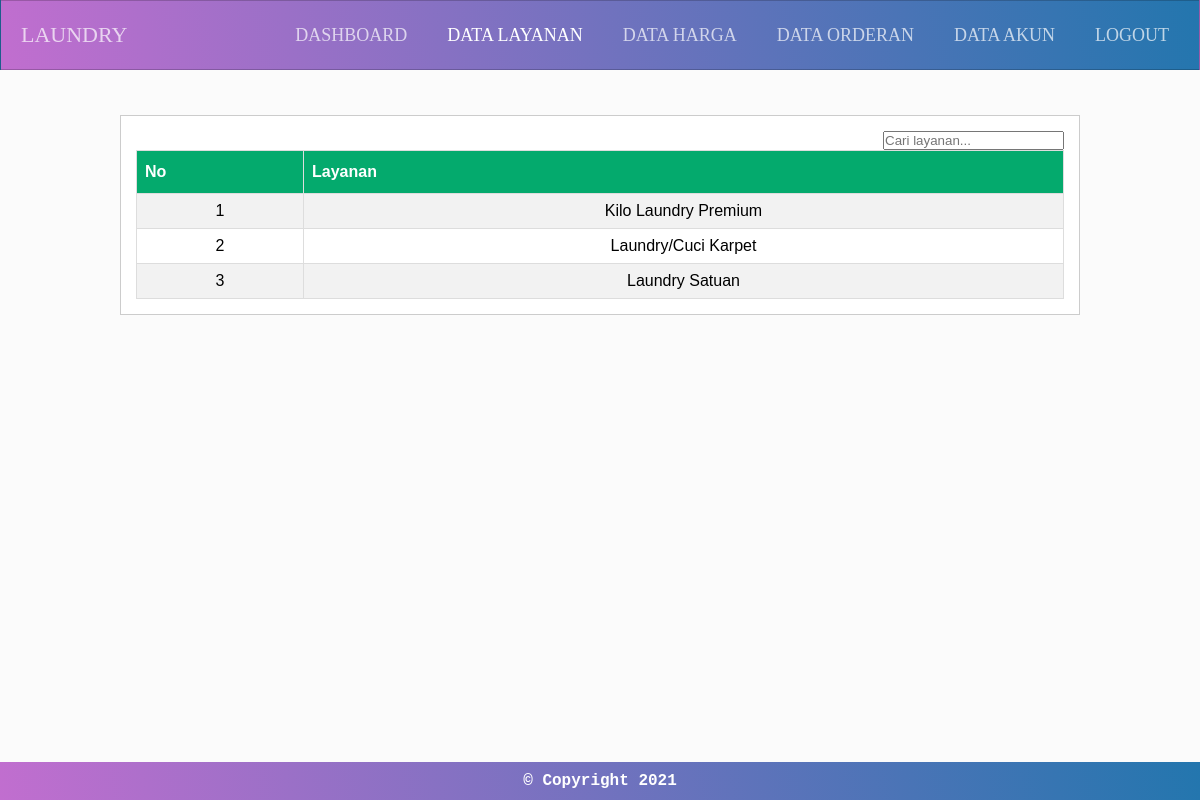
The app's page /admin/layanan/index.php with its own data.
### tables this page shows
CREATE TABLE `layanan` (
  `layanan_id` int(11) NOT NULL,
  `nama_layanan` varchar(255) DEFAULT NULL
);

### admin/layanan/crudlayanan.php (called while the page is built, shortened)
<?php
$koneksi = mysqli_connect("localhost", "root", "", "db_laundry");
function query($query)
{
    global $koneksi;
    $result = mysqli_query($koneksi, $query);
    $rows = [];
    while ($row = mysqli_fetch_assoc($result)) {
        $rows[] = $row;
    }
    return $rows;
}

### admin/layanan/index.php (the view, shortened to what this page needs)
<?php
require 'crudlayanan.php';
$layanan = query("SELECT * FROM layanan");
?>
<!DOCTYPE html>
<html lang="en">
<head>
    <link rel="stylesheet" href="../../styles/main.css">
    <link rel="stylesheet" href="../../styles/utils.css">
</head>
<body>
    <nav class="navbar">
        <a href="../" class="logo">Laundry</a>
        <ul class="main-nav" id="js-menu">
            <li>
                <a href="../" class="nav-links">Dashboard</a>
            </li>
            <li>
                <a href="" class="nav-links active">Data Layanan</a>
            </li>
            <li>
                <a href="../harga" class="nav-links">Data Harga</a>
            </li>
            <li>
                <a href="../order" class="nav-links">Data Orderan</a>
            </li>
            <li>
                <a href="../akun" class="nav-links">Data Akun</a>
            </li>
            <li>
                <a href="../../auth/logout" class="nav-links">Logout</a>
            </li>
        </ul>
    </nav>
    <div class="section">
        <div class="container">
            <div class="card">
                <form action="" method="post" class="float-right">
                    <input type="text" name="keyword" size="20" autofocus placeholder="Cari layanan..." autocomplete="off" id="keyword">
                </form>
                <div id="container">
                    <table class="table text-center mt-1">
                        <tr>
                            <th>No</th>
                            <th>Layanan</th>
                        </tr>
                        <?php $i = 1; ?>
                        <?php foreach ($layanan as $layanan) : ?>
                            <tr>
                                <td><?= $i ?></td>
                                <td><?= $layanan['nama_layanan'] ?></td>
                            </tr>
                            <?php $i++ ?>
                        <?php endforeach; ?>
                    </table>
                </div>
            </div>
        </div>
    </div>
    <footer>
        <div class="container">
            <p> &copy; Copyright 2021</p>
        </div>
    </footer>
</body>
</html>

### styles/main.css (style rules this page uses)
* { box-sizing: border-box; padding: 0; margin: 0; }
body { background-color: #fafafac5; }
.navbar { font-size: 18px; background-image: linear-gradient(260deg, #2376ae 0%, #c16ecf 100%); border: 1px solid rgba(0, 0, 0, 0.2); padding-bottom: 10px; }
.main-nav { list-style-type: none; display: none; }
.nav-links, .logo { text-decoration: none; color: rgba(255, 255, 255, 0.7); text-transform: uppercase; }
.main-nav li { text-align: center; margin: 15px auto; }
.main-nav .active { color: white; }
.logo { display: inline-block; font-size: 22px; margin-top: 10px; margin-left: 20px; }
.active { display: block; }
@media screen and (min-width: 768px) { .navbar { display: flex; justify-content: space-between; padding-bottom: 0; height: 70px; align-items: center; } }
@media screen and (min-width: 768px) { .main-nav { display: flex; margin-right: 30px; flex-direction: row; justify-content: flex-end; } }
@media screen and (min-width: 768px) { .main-nav li { margin: 0; } }
@media screen and (min-width: 768px) { .nav-links { margin-left: 40px; } }
@media screen and (min-width: 768px) { .logo { margin-top: 0; } }
footer { position: fixed; left: 0; bottom: 0; padding-bottom: 10px; padding-top: 10px; width: 100%; background-image: linear-gradient(260deg, #2376ae 0%, #c16ecf 100%); font-weight: bold; font-family: "Courier New", Courier, monospace; color: white; text-align: center; }
.table { font-family: Arial, Helvetica, sans-serif; border-collapse: collapse; width: 100%; }
.table td, .table th { border: 1px solid #ddd; padding: 8px; }
.table tr:nth-child(even) { background-color: #f2f2f2; }
.table th { padding-top: 12px; padding-bottom: 12px; text-align: left; background-color: #04aa6d; color: white; }

### styles/utils.css (style rules this page uses)
a { color: #007bff; text-decoration: none; }
.container { width: 100%; }
.mt-1 { margin-top: 1rem; }
.text-center { text-align: center; }
.float-right { float: right; }
.container { width: 80%; margin: 0 auto; }
.container:after { content: ""; display: block; clear: both; }
.section { padding: 25px 0; }
.card { background-color: #fff; border: 1px solid #ccc; padding: 15px; box-sizing: border-box; margin: 20px 0 25px 0; }

### records on screen
layanan: nama_layanan "Kilo Laundry Premium"
layanan: nama_layanan "Laundry/Cuci Karpet"
layanan: nama_layanan "Laundry Satuan"
